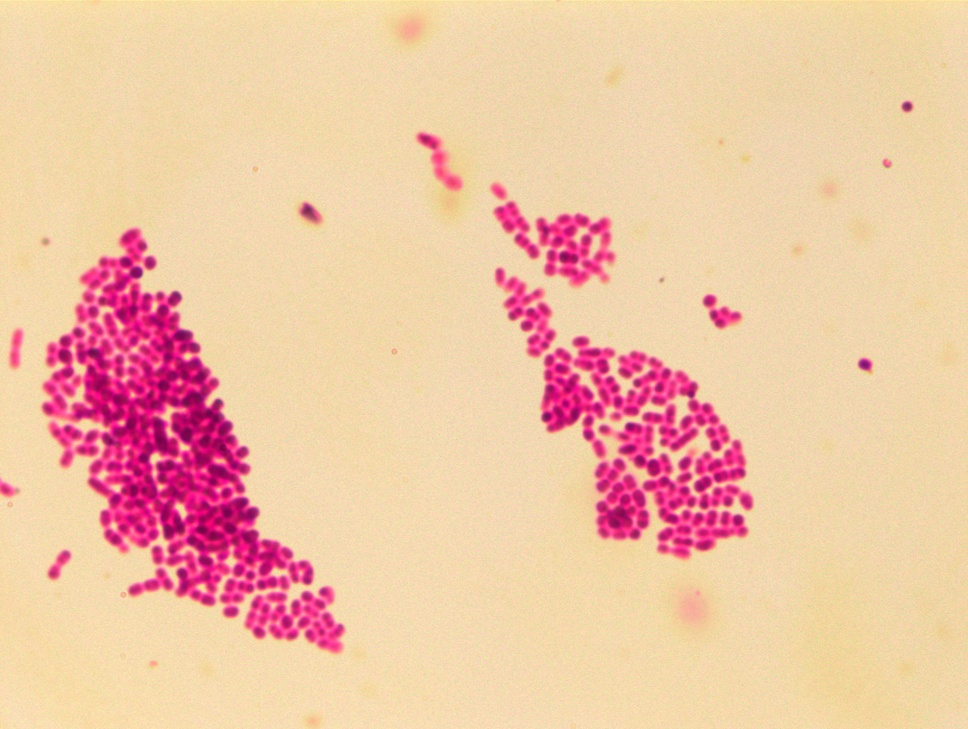
#> input picture NEG0.jpg, 968 x 729 px, shrunk from 1616 x 1216 before the run
$ jupyter execute --allow-errors 'RGB-test idea.ipynb'   (shell and % lines are left out)
#> lines starting #> are read from the running program, lines starting #| are printed output that depends on the picture; long printed decimals are rounded
[cell 1]

import os

import pandas as pd
import seaborn as sns
import numpy as np
import scipy.stats as stats

import matplotlib as mpl
import matplotlib.pyplot as plt

from skimage import exposure
from skimage.exposure import match_histograms

import cv2

Creating separate arrays for different channels

[cell 2]
pos_R_data=np.array([])
pos_G_data=np.array([])
pos_B_data=np.array([])
neg_R_data=np.array([])
neg_G_data=np.array([])
neg_B_data=np.array([])
R_data=np.array([])
G_data=np.array([])
B_data=np.array([])

[cell 3]
directory = 'negative'
i=0
#> (the rest of this cell did not finish here and is left out)

[cell 4]
neg_R_mean=np.mean(neg_R_data)
neg_G_mean=np.mean(neg_G_data)
neg_B_mean=np.mean(neg_B_data)
pos_R_mean=np.mean(pos_R_data)
pos_G_mean=np.mean(pos_G_data)
pos_B_mean=np.mean(pos_B_data)
R_mean=np.mean(R_data)
G_mean=np.mean(G_data)
B_mean=np.mean(B_data)

R_com=''
G_com=''
B_com=''
if (neg_R_mean<R_mean):
    R_com='NEG IS LESS'
else:
    R_com='POS IS LESS'
if (neg_G_mean<G_mean):
    G_com='NEG IS LESS'
else:
    G_com='POS IS LESS'
if (neg_B_mean<B_mean):
    B_com='NEG IS LESS'
else:
    B_com='POS IS LESS'

Consider the mean for different channels and types (G-/G+)

[cell 5]
data = {
    'neg_mean': [neg_R_mean, neg_G_mean, neg_B_mean],
    'pos_mean': [pos_R_mean, pos_G_mean, pos_B_mean],
    'common_mean': [R_mean, G_mean, B_mean],
    'comparison': [R_com,G_com,B_com]
}
row_labels = ['R', 'G','B']

df = pd.DataFrame(data=data, index=row_labels)
df

Hypothesis: we can use the mean for channels in RGB color space to find out if our image shows G- or G+ microbiota (based on the table above)

[cell 6]
def RGB_mean_test(nameline):
#> called with nameline = 'NEG0.jpg'
    global R_data
    global G_data
    global B_data
    bact = cv2.imread(nameline)
#> bact is the input picture: shape (729, 968, 3); mean B, G, R 165.7, 195.5, 239.5
    #R_data=np.append(R_data,[np.array(bact[:,:,0].flatten())])
    #G_data=np.append(G_data,[np.array(bact[:,:,1].flatten())])
    #B_data=np.append(B_data,[np.array(bact[:,:,2].flatten())])

    curr_R_mean=np.mean([np.array(bact[:,:,0].flatten())])
#> curr_R_mean = 165.7
    curr_G_mean=np.mean([np.array(bact[:,:,1].flatten())])
#> curr_G_mean = 195.5
    curr_B_mean=np.mean([np.array(bact[:,:,2].flatten())])
#> curr_B_mean = 239.5
    R_mean=np.mean(R_data)
    G_mean=np.mean(G_data)
    B_mean=np.mean(B_data)

    R_res=''
    G_res=''
    B_res=''
    if (curr_R_mean<R_mean):
        R_res='NEG'
    else:
        R_res='POS'
    if (curr_G_mean>G_mean):
        G_res='NEG'
    else:
        G_res='POS'
    if (curr_B_mean>B_mean):
        B_res='NEG'
    else:
        B_res='POS'

    data = {
    'current mean': [curr_R_mean, curr_G_mean, curr_B_mean],
    'common mean': [R_mean, G_mean, B_mean],
    'test result': [R_res,G_res,B_res]
    }
#> data = {'current mean': [165.7, 195.5, 239.5], 'common mean': [nan, nan, nan], 'test result': ['POS', 'POS', 'POS']}
    row_labels = ['R-test', 'G-test','B-test']

    df = pd.DataFrame(data=data, index=row_labels)
#> df = table of 3 rows and 3 columns
    print(nameline)
    print(df)
#|         current mean  common mean test result
#| R-test    165.680          NaN         POS
#| G-test    195.543          NaN         POS
#| B-test    239.495          NaN         POS

Let's take a look on some tests

[cell 7]
RGB_mean_test('NEG0.jpg')
RGB_mean_test('NEG1.jpg')
#> call 2 of RGB_mean_test, with nameline = 'NEG1.jpg'
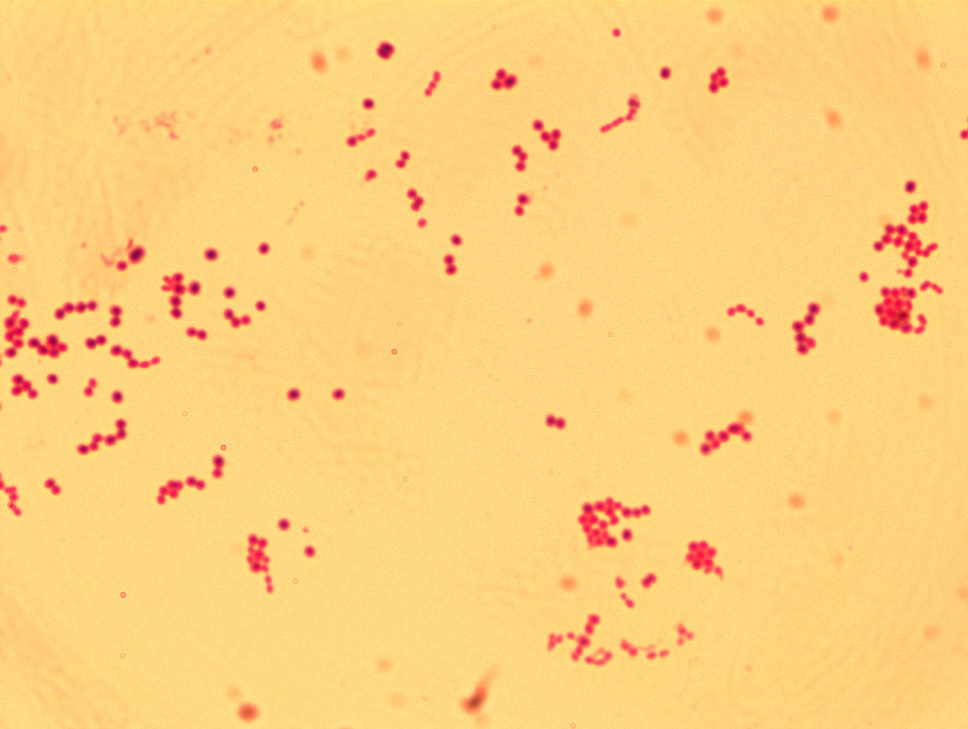
#> input picture NEG1.jpg, 968 x 729 px, shrunk from 1616 x 1216 before the run
#> in RGB_mean_test, bact is the input picture: shape (729, 968, 3); mean B, G, R 125.3, 207.4, 252.9
#> in RGB_mean_test (call 2), `curr_R_mean=np.mean([np.array(bact[:,:,0].flatten())])`: curr_R_mean = 125.3
#> in RGB_mean_test (call 2), `curr_G_mean=np.mean([np.array(bact[:,:,1].flatten())])`: curr_G_mean = 207.4
#> in RGB_mean_test (call 2), `curr_B_mean=np.mean([np.array(bact[:,:,2].flatten())])`: curr_B_mean = 252.9
#> in RGB_mean_test (call 2), `data = { 'current mean': [curr_R_mean, curr_G_mean, curr_B_mean], 'com..`: data = {'current mean': [125.3, 207.4, 252.9], 'common mean': [nan, nan, nan], 'test result': ['POS', 'POS', 'POS']}
#|         current mean  common mean test result
#| R-test    125.344          NaN         POS
#| G-test    207.390          NaN         POS
#| B-test    252.868          NaN         POS
RGB_mean_test('POS0.jpg')
#> call 3 of RGB_mean_test, with nameline = 'POS0.jpg'
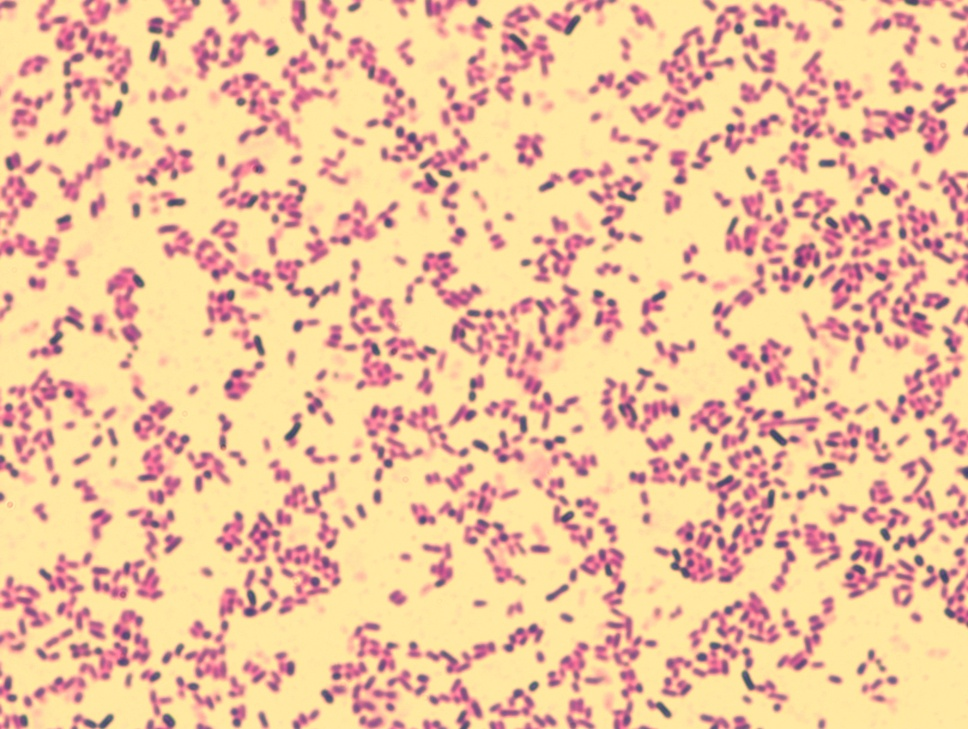
#> input picture POS0.jpg, 968 x 729 px, shrunk from 1616 x 1216 before the run
#> in RGB_mean_test, bact is the input picture: shape (729, 968, 3); mean B, G, R 154.7, 194.2, 237.5
#> in RGB_mean_test (call 3), `curr_R_mean=np.mean([np.array(bact[:,:,0].flatten())])`: curr_R_mean = 154.7
#> in RGB_mean_test (call 3), `curr_G_mean=np.mean([np.array(bact[:,:,1].flatten())])`: curr_G_mean = 194.2
#> in RGB_mean_test (call 3), `curr_B_mean=np.mean([np.array(bact[:,:,2].flatten())])`: curr_B_mean = 237.5
#> in RGB_mean_test (call 3), `data = { 'current mean': [curr_R_mean, curr_G_mean, curr_B_mean], 'com..`: data = {'current mean': [154.7, 194.2, 237.5], 'common mean': [nan, nan, nan], 'test result': ['POS', 'POS', 'POS']}
#|         current mean  common mean test result
#| R-test    154.733          NaN         POS
#| G-test    194.236          NaN         POS
#| B-test    237.515          NaN         POS
RGB_mean_test('POS1.jpg')
#> call 4 of RGB_mean_test, with nameline = 'POS1.jpg'
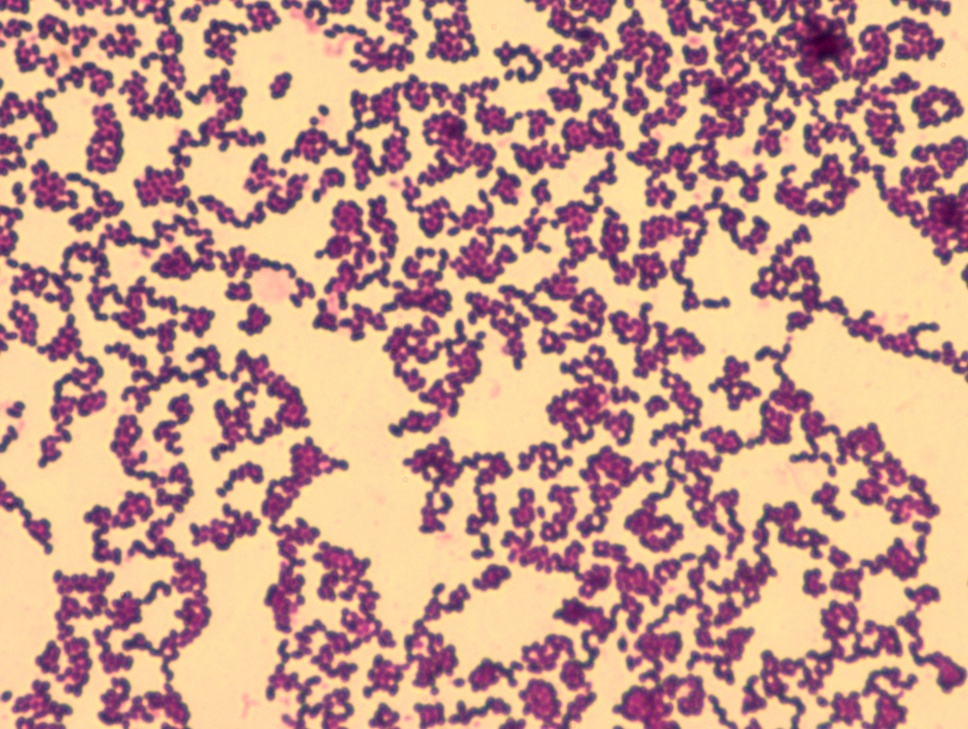
#> input picture POS1.jpg, 968 x 729 px, shrunk from 1616 x 1216 before the run
#> in RGB_mean_test, bact is the input picture: shape (729, 968, 3); mean B, G, R 138.7, 155.3, 199.2
#> in RGB_mean_test (call 4), `curr_R_mean=np.mean([np.array(bact[:,:,0].flatten())])`: curr_R_mean = 138.7
#> in RGB_mean_test (call 4), `curr_G_mean=np.mean([np.array(bact[:,:,1].flatten())])`: curr_G_mean = 155.3
#> in RGB_mean_test (call 4), `curr_B_mean=np.mean([np.array(bact[:,:,2].flatten())])`: curr_B_mean = 199.2
#> in RGB_mean_test (call 4), `data = { 'current mean': [curr_R_mean, curr_G_mean, curr_B_mean], 'com..`: data = {'current mean': [138.7, 155.3, 199.2], 'common mean': [nan, nan, nan], 'test result': ['POS', 'POS', 'POS']}
#|         current mean  common mean test result
#| R-test    138.690          NaN         POS
#| G-test    155.254          NaN         POS
#| B-test    199.224          NaN         POS
